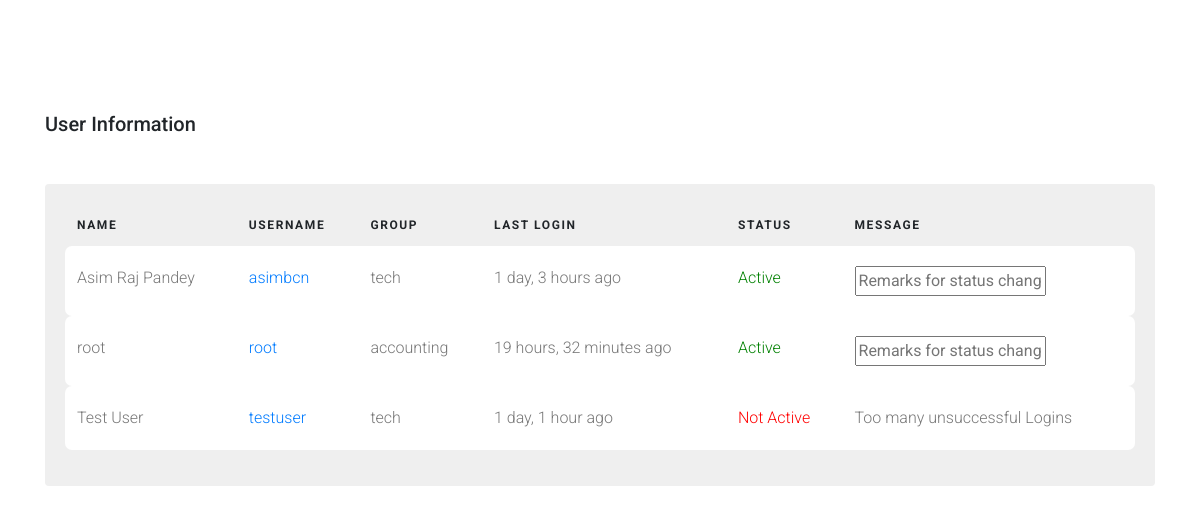
The page /index/user_info/ (signed in) on the database as committed earlier.
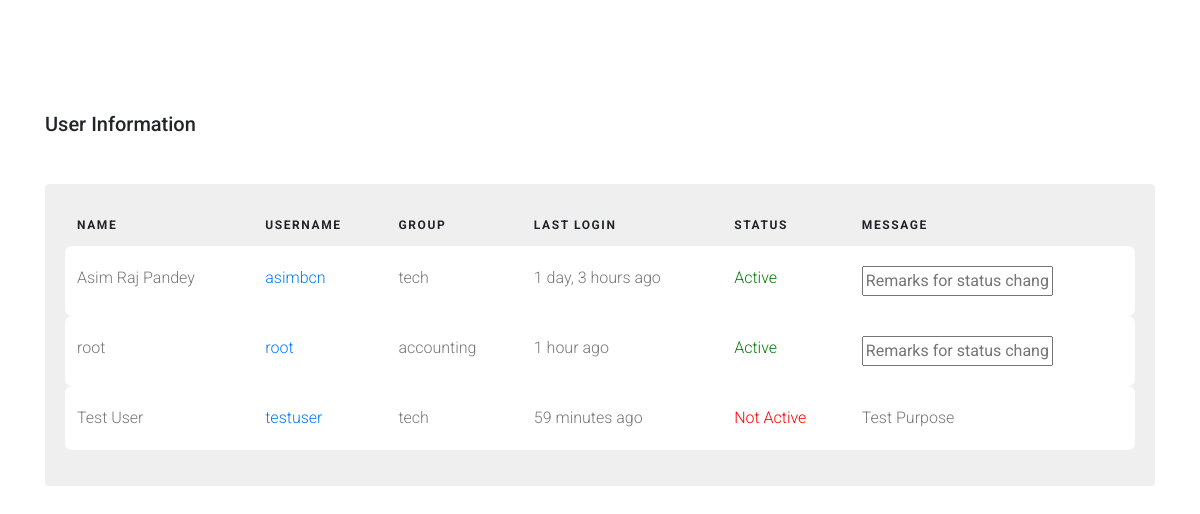
The same page on the database as committed later.
### Users/models.py (models this page shows, shortened)
class UserInfo(models.Model):
    groupchoices = models.TextChoices('groupchoices', 'management accounting sales tech restricted')
    user = models.OneToOneField(User,
                                on_delete=models.CASCADE,
                                null=True,
                                blank=True)
    name = models.CharField(max_length=200, null=True)
    email = models.EmailField(max_length=200,null=True)
    image = models.ImageField(null=True, upload_to='profile_pics/', blank=True)
    active = models.BooleanField(default=True)
    priv_level = models.IntegerField(default=3)
    group = models.CharField(max_length=100,
                             default='restricted',
                             choices=groupchoices.choices)
    remarks = models.CharField(max_length=200, null=True, blank=True)

### System/views.py (the view)
# urls.py: path("user_info/", views.user_info, name="user_info"),
@login_required(login_url='login')
def user_info(request):
    if not check_user_status(request):
        messages.error(request, 'Your account is not active. Please contact admin to activate your account.')
        return redirect('logout')
    info = UserInfo.objects.all()
    context = {'data':info}
    return render(request, 'dms/statistics/user_info.html', context)

### System/utils.py (called while the page is built)
def check_user_status(request):
    user = UserInfo.objects.get(user=request.user)
    if user.active == True:
        return True
    else:
        return False

### template/dms/statistics/user_info.html (shortened to what this page needs)
{% load static %}
<!doctype html>
<html lang="en">
  <head></head>
    <link rel="stylesheet" href="{% static 'css/sec/bootstrap.min.css' %}">
    <link rel="stylesheet" href="{% static 'css/sec/style.css' %}">
  </head>
  <body>
  <div class="content">
    <div class="container">
      {%if messages%}
      {%for message in messages%}
      <h2 class="mb-5">{{message}}</h2>
      {%endfor%}
      {% else %}
      <h2 class="mb-5">User Information</h2>
      {%endif%}
      <div class="table-responsive custom-table-responsive">
        <table class="table custom-table">
          <thead>
            <tr>
              <th scope="col">Name</th>
              <th scope="col">Username</th>
              <th scope="col">Group</th>
              <th scope="col">Last Login</th>
              <th scope="col">Status</th>
              <th scope="col">Message</th>
            </tr>
          </thead>
          <tbody>
            {% if data %}
            {% for d in data%}
            <tr scope="row">
              <td>
                {{d.name}}
              </td>
              <td><a href="#">{{d.user}}</a></td>
              <td>
                {%if d.group == "restricted"%}
                <form action="{% url 'restrict' d.pk %}" method="post">
                  {%csrf_token%}
                <select name="myselect" id="myselect" onchange="this.form.submit()">
                  <option value="restricted">restricted</option>
                  <option value="management">management</option>
                  <option value="accounting">accounting</option>
                  <option value="sales">sales</option>
                  <option value="tech">tech</option>
                </select>
                </form>
                {%else%}
                {{d.group}}
                {%endif%}
              </td>
              <td>{{d.user.last_login | timesince}} ago</td>
                {%if d.active == True %}
                <td>
                  <a style="color:green;" >
                Active
              </a>
              </td>
                {%else%}
              <td>
                <a href="{% url 'change_status' pk=d.pk reason='test' %}" style="color:red; text-decoration: none;">
                Not Active
              </a>
              </td>
                {%endif%}
              <td>
                {%if d.remarks == "Active" or d.remarks == None%}
                <form action="{% url 'active_change' d.pk %}" method="post">
                  <input type="text" name="reason" placeholder="Remarks for status change">
                </form>
                {%elif d.active == False %}
                {{d.remarks}}
                {%endif%}
              </td>
            </tr>
            {%endfor%}
            {%endif%}
          </tbody>
        </table>
      </div>
    </div>
  </div>
  </body>
</html>

Rows that differ between the two databases and show on the page:
changed through a linked row, UserInfo "root": user.last_login "19 hours, 32 minutes" → "1 hour"
changed UserInfo "Test User": user.last_login "1 day, 1 hour" → "59 minutes"; remarks "Too many unsuccessful Logins" → "Test Purpose"
